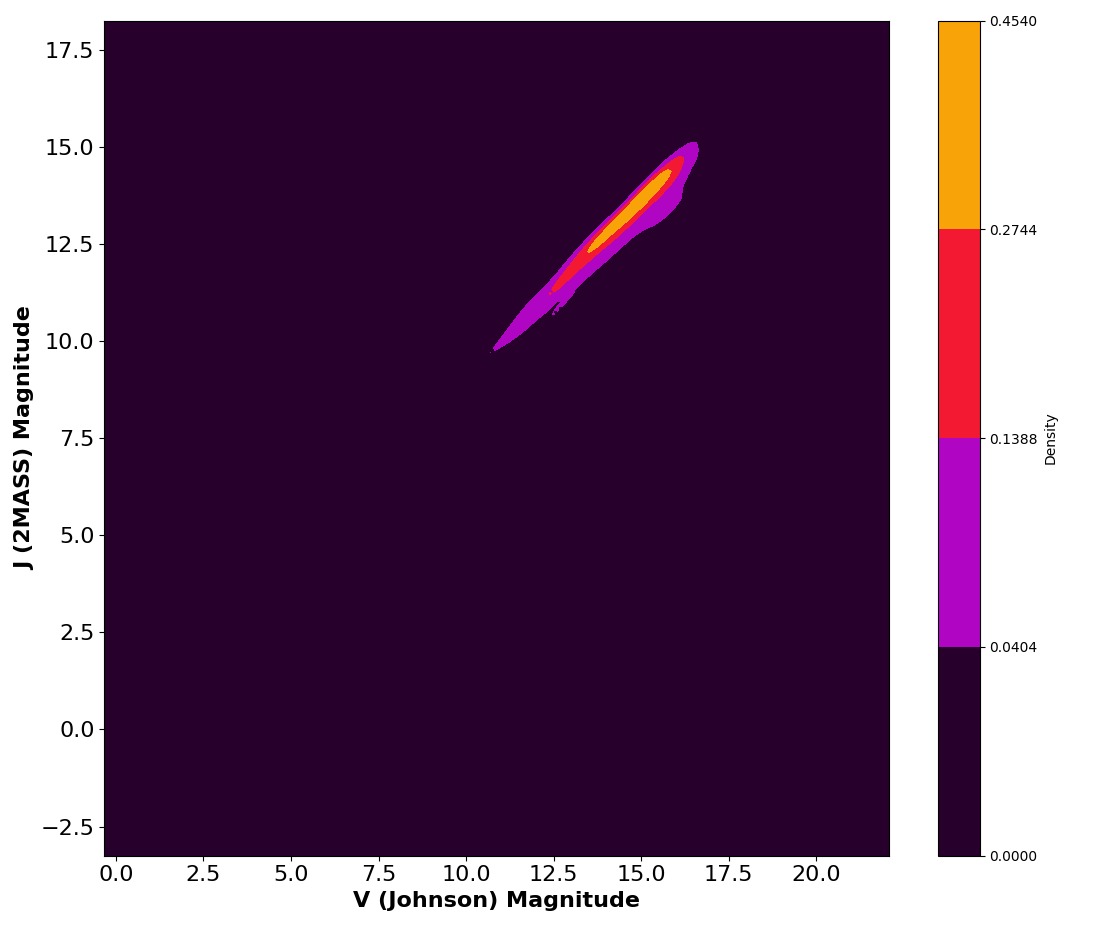

Reproduce this figure in Python.

# Paths:
path_data = "data/"

# Packages:
import numpy as np
import pandas as pd
import seaborn as sns
import matplotlib.pyplot as plt
from matplotlib.colors import LinearSegmentedColormap

# Display options:
pd.set_option("display.width", 1200)
pd.set_option("display.max_columns", 300)
pd.set_option("display.max_rows", 300)

# Dataset:
df = pd.read_csv(path_data + "nasa_exoplanets.csv")
df_varnames = pd.read_csv(path_data + "nasa_exoplanets_var_names.csv")

# Variables:
x_var = "sy_vmag"
x_var_name = df_varnames.loc[(df_varnames["var"] == x_var), ["var_name"]].values[0][0]
y_var = "sy_jmag"
y_var_name = df_varnames.loc[(df_varnames["var"] == y_var), ["var_name"]].values[0][0]

# Adapt the data:
df_plot = df[[x_var, y_var]]

# Deal with nan:
df_plot = df_plot.dropna()

# Plot:
my_colors = ["#000000", "#E008F8", "#F81D08", "#F88A08", "#F7FE04"]
my_palette = LinearSegmentedColormap.from_list("my_palette", my_colors)

fig, ax = plt.subplots(
    figsize = (11, 10),
    tight_layout = True
)
_ = sns.kdeplot(
    data = df_plot,
    x = x_var,
    y = y_var,
    fill = True,
    cmap = my_palette,
    alpha = 1,
    levels = len(my_colors),
    thresh = 0,
    cbar = True,
    cbar_kws = {"label": "Density"},
    ax = ax
)
_ = ax.set_xlabel(
    x_var_name,
    fontsize = 16,
    fontweight = "bold"
)
_ = ax.set_ylabel(
    y_var_name,
    fontsize = 16,
    fontweight = "bold"
)
_ = ax.tick_params(
    axis = "x", 
    which = "major", 
    labelsize = 16
)
_ = ax.tick_params(
    axis = "y", 
    which = "major", 
    labelsize = 16
)
